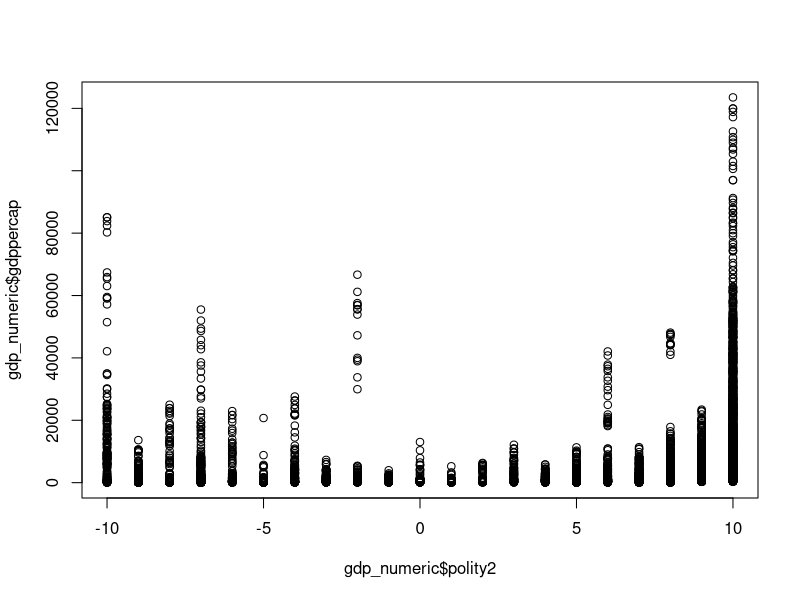
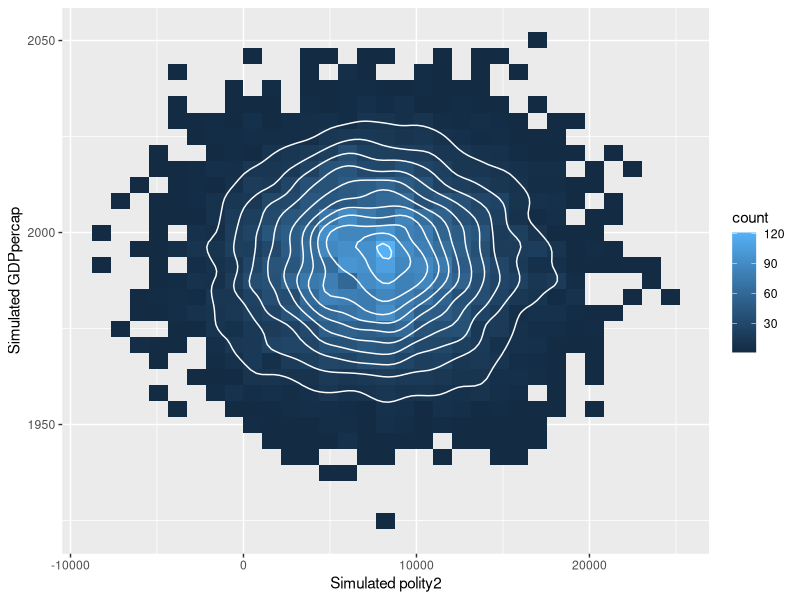

Recreate these plots in R, in order. (Note: a time limit stopped this script after it produced the figures.)
## ---- chunk 1

library(tidyverse)
gdpdata <- read.csv("finaldataset.csv")
## ---- chunk 2
# data cleansing removing columns not of interest 
nums <- unlist(lapply(gdpdata, is.numeric))  


gdp_numeric <- gdpdata[ , nums] 

## ---- chunk 3
sample_corr <- function(data_df) {
  xv <- data_df$polity2 - mean(data_df$polity2)
  yv <- data_df$gdppercap - mean(data_df$gdppercap)
  xy <- xv %*% yv
  xx <- xv %*% xv
  yy <- yv %*% yv
  return(c(xy/sqrt(xx*yy)))
}

sample_corr(data_df=gdp_numeric)
## ---- chunk 4
plot(gdp_numeric$polity2, gdp_numeric$gdppercap)
## ---- chunk 5
# Use the same jackknife function from our lecture notes
jackknife_df = function(samples, est_func) {
  #'
  #'Function for performing jackknife estimation for
  #'row-wise data.frame-valued functions
  #'
  #'@param samples data.frame of samples
  #'@param est_func data.frame-valued function
  n = dim(samples)[1]
  jackknife_samps = sapply(
    # for each index in the sample...
    1:n,
    # ...calculate the statistic at all but the current row index
    function(j) { est_func(samples[-j, ]) }
  )
  # calculate the jackknife estimate
  theta_est = mean(jackknife_samps)
  # calculate the jackknife variance estimate
  var_est = ((n-1) / n * sum((jackknife_samps - theta_est)**2))
  # calculate the jackknife bias estimate
  bias_est = ((n - 1) * (theta_est - est_func(samples)))
  # return all three outputs
  list(theta_est,bias_est,var_est)
}

# Run jackknife on the given dataset
res = jackknife_df(samples=gdp_numeric, est_func=sample_corr)
    
## ---- chunk 6
res[[2]]
## ---- chunk 7
my_data_perms <- gdp_numeric
sample_corr_perms <- replicate(n=10000,{
  # In each permutation, keep EntraceExam the same but permute GPA
  my_data_perms$gdppercap <- gdp_numeric$gdppercap[sample(1:dim(gdp_numeric)[1])]
  # Compute sample correlation on the GPA-permuted dataset
  sample_corr(my_data_perms)

})
## ---- chunk 8
mean(sample_corr_perms >= sample_corr(data_df=gdp_numeric))

## ---- chunk 9
sample_corr_boot <- replicate(n=10000,{
  # Sample with replacement from the given dataset to create the bootstrap dataset
  my_data_boot <- gdp_numeric[sample(1:dim(gdp_numeric)[1], size=dim(gdp_numeric)[1], replace=TRUE), ]
  # Compute sample correlation on the GPA-permuted dataset
  sample_corr(my_data_boot)
})
## ---- chunk 10
c(lower=mean(sample_corr_boot) - 2 * sd(sample_corr_boot),est=mean(sample_corr_boot),upper=mean(sample_corr_boot) + 2 * sd(sample_corr_boot))
## ---- chunk 11
c(lower=quantile(sample_corr_boot,probs=0.025),est=quantile(sample_corr_boot,probs=0.5),upper=quantile(sample_corr_boot,probs=0.975))
## ---- chunk 12
mu = colMeans(gdp_numeric[, -1]); mu
## ---- chunk 13
sigma = cov(gdp_numeric[, -1]); sigma
## ---- chunk 14
library(MASS)
sim_vec <- mvrnorm(10000, mu, sigma)
sim_mu = colMeans(sim_vec); cbind(mu, sim_mu)

## ---- chunk 15
sim_sigma = cov(sim_vec); cbind(sigma, sim_sigma)
## ---- chunk 16
library(ggplot2)
ggplot(data=data.frame(x=sim_vec[,1],y=sim_vec[,2]),mapping=aes(x=x,y=y)) +
  geom_bin2d() + geom_density_2d(color="white") +
  xlab("Simulated polity2") +
  ylab("Simulated GDPpercap")
## ---- chunk 17
  
income_gc <- c("Low income", "High income")

gdp_data1 <- gdpdata %>%
  filter(incomegroup %in% income_gc)

gdp_data1$incomegroup <- ifelse(gdp_data1$incomegroup == "High income",1,0)

dt = sort(sample(nrow(gdp_data1), nrow(gdp_data1)*.7))
train<-gdp_data1[dt,]
test <- gdp_data1[-dt,]

## ---- chunk 18
set.seed(1)
train <- sample(2977, 1488)


lm.fit <- lm(formula = polity2 ~ gdppercap, data = gdp_data1, subset = train)

attach(gdp_data1)
mean((polity2 - predict(lm.fit, gdp_data1))[-train]^2)
## ---- chunk 19
lm.fit2 <- lm(polity2 ~ poly(gdppercap, 2), data = gdp_data1,subset = train)
mean((polity2 - predict(lm.fit2, gdp_data1))[-train]^2)
## ---- chunk 20
lm.fit3 <- lm(polity2 ~ poly(gdppercap, 3), data = gdp_data1,subset = train)
mean((polity2 - predict(lm.fit3, gdp_data1))[-train]^2)
## ---- chunk 21
lm.fit4 <- lm(polity2 ~ poly(gdppercap, 4), data = gdp_data1,subset = train)
mean((polity2 - predict(lm.fit4, gdp_data1))[-train]^2)
## ---- chunk 22
lm.fit5 <- lm(polity2 ~ poly(gdppercap, 5), data = gdp_data1,subset = train)
mean((polity2 - predict(lm.fit5, gdp_data1))[-train]^2)
## ---- chunk 23
library(boot)
glm.fit <- glm(polity2 ~ gdppercap, data = gdp_data1)
cv.err <- cv.glm(gdp_data1, glm.fit)
cv.err$delta
## ---- chunk 24
cv.error <- rep(0, 10)
for (i in 1:10) {
  glm.fit <- glm(polity2 ~ poly(gdppercap, i), data = gdp_data1)
  cv.error[i] <- cv.glm(gdp_data1, glm.fit)$delta[1]
}
cv.error
